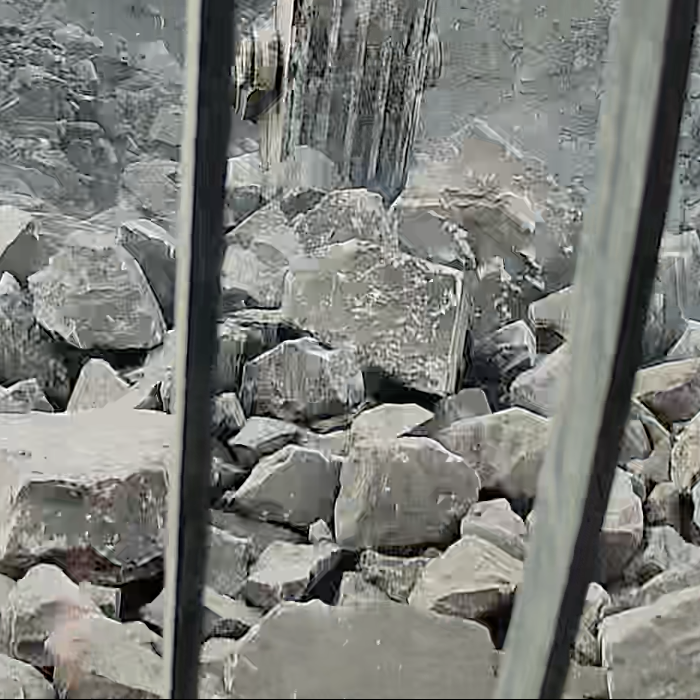
#> input picture images/selected_regions/181.png, 700 x 700 px, found by its file name
$ python pric_img.py
#> lines starting #> are read from the running program, lines starting #| are printed output that depends on the picture
#> in process_image, img is the input picture: shape (700, 700, 3); mean B, G, R 120.9, 125.4, 124
import cv2
import numpy as np
import os

def increase_contrast(img):
    """Повышает контрастность изображения через HSV."""
    # Конвертация в HSV и увеличение контраста V-канала
    hsv = cv2.cvtColor(img, cv2.COLOR_BGR2HSV)
#> hsv: shape (700, 700, 3); mean H, S, V 51.7, 17.9, 126.5
    h, s, v = cv2.split(hsv)
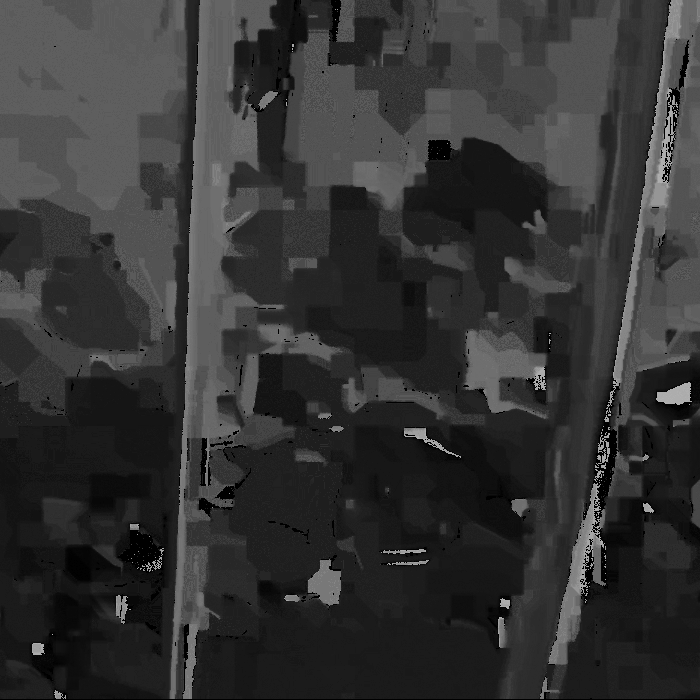
#> h: shape (700, 700); min 0, max 177, mean 51.7
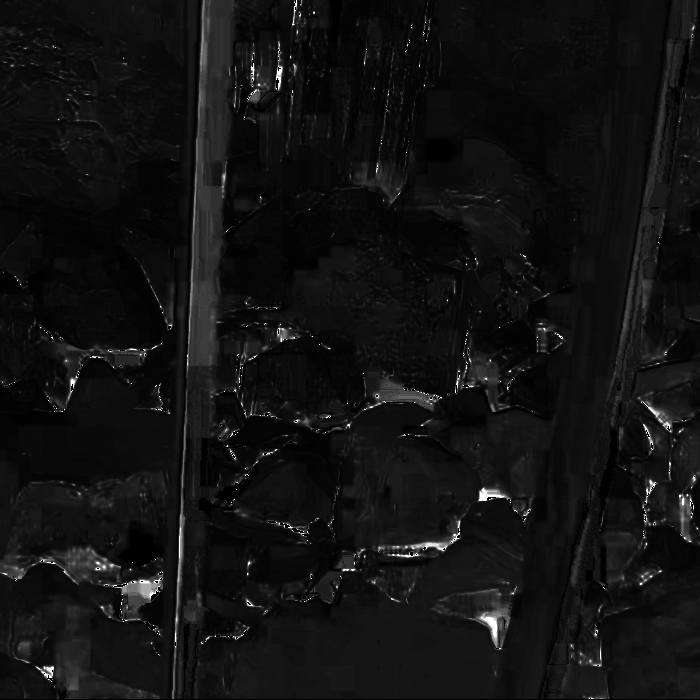
#> s: shape (700, 700); min 0, max 255, mean 17.9

    # Применение CLAHE (адаптивное повышение контраста)
    clahe = cv2.createCLAHE(clipLimit=2.0, tileGridSize=(8, 8))
    v = clahe.apply(v)
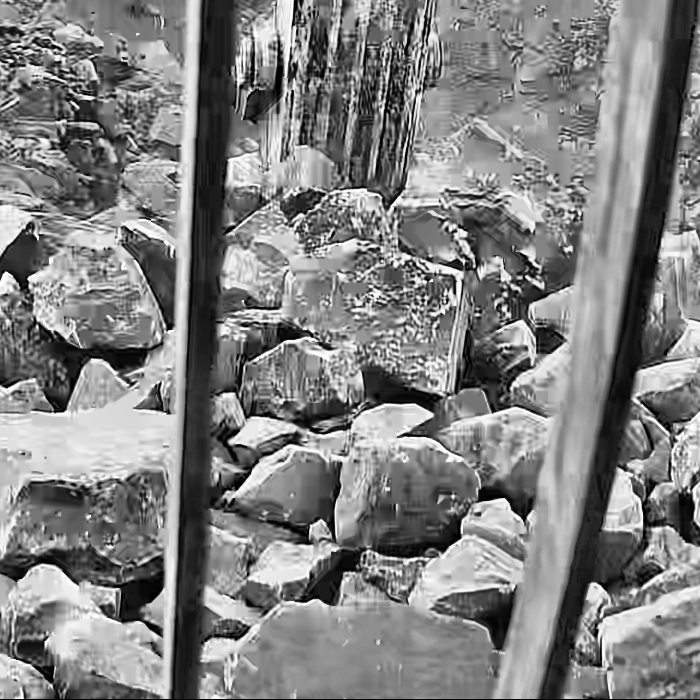
#> v: shape (700, 700); min 0, max 255, mean 129.2

    hsv = cv2.merge([h, s, v])
#> hsv: shape (700, 700, 3); mean H, S, V 51.7, 17.9, 129.2
    img_contrast = cv2.cvtColor(hsv, cv2.COLOR_HSV2BGR)
    return img_contrast

def apply_bilateral_filter(img, d=9, sigma_color=75, sigma_space=75):
    """Применяет билатериальный фильтр для сглаживания с сохранением границ."""
#> called with d = 9, sigma_color = 75, sigma_space = 75
    return cv2.bilateralFilter(img, d, sigma_color, sigma_space)

def process_image(input_path, output_dir):
    """Обрабатывает изображение: контраст + билатериальный фильтр."""
    # Проверяем существование директории, создаем если нужно
    os.makedirs(output_dir, exist_ok=True)

    # Загружаем изображение
    img = cv2.imread(input_path)
    if img is None:
        raise FileNotFoundError(f"Изображение по пути {input_path} не найдено.")

    # Увеличиваем контрастность
    contrasted_img = increase_contrast(img)

    # Сохраняем изображение с повышенной контрастностью
    base_name = os.path.splitext(os.path.basename(input_path))[0]
    contrast_path = os.path.join(output_dir, f"{base_name}_contrasted.jpg")
    cv2.imwrite(contrast_path, contrasted_img)
    print(f"Изображение с контрастом сохранено: {contrast_path}")

    # Применяем билатериальный фильтр
    filtered_img = apply_bilateral_filter(contrasted_img)

    # Сохраняем отфильтрованное изображение
    filtered_path = os.path.join(output_dir, f"{base_name}_bilateral.jpg")
    cv2.imwrite(filtered_path, filtered_img)
    print(f"Изображение после билатериального фильтра сохранено: {filtered_path}")

if __name__ == "__main__":
    # Пример использования (замените пути на свои)
    input_image_path = "images/selected_regions/181.png"  # Путь к исходному изображению
    output_directory = "proc_images"    # Директория для сохранения

    process_image(input_image_path, output_directory)

$ run again, with images/selected_regions/112.png copied over images/selected_regions/181.png
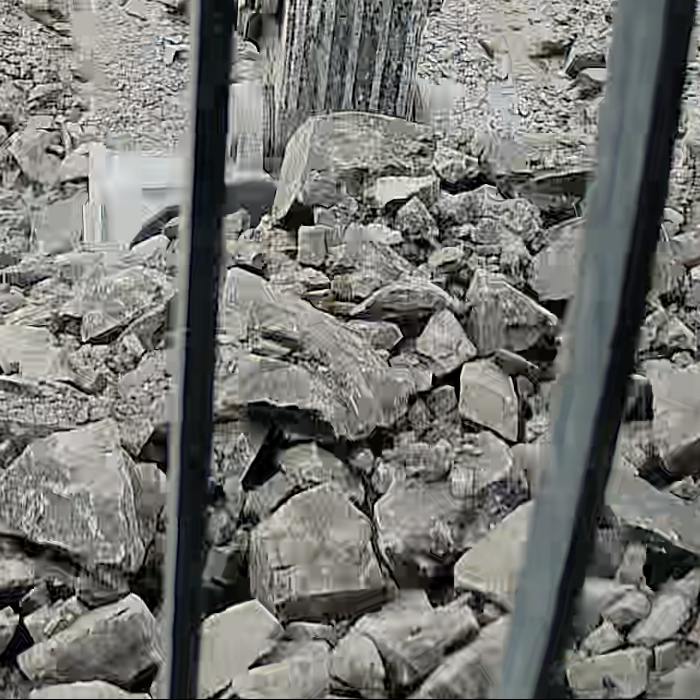
#> input picture images/selected_regions/112.png, 700 x 700 px, found by its file name
#> in process_image, img is the input picture: shape (700, 700, 3); mean B, G, R 113.5, 117.2, 117
#> in increase_contrast, `h, s, v = cv2.split(hsv)`:
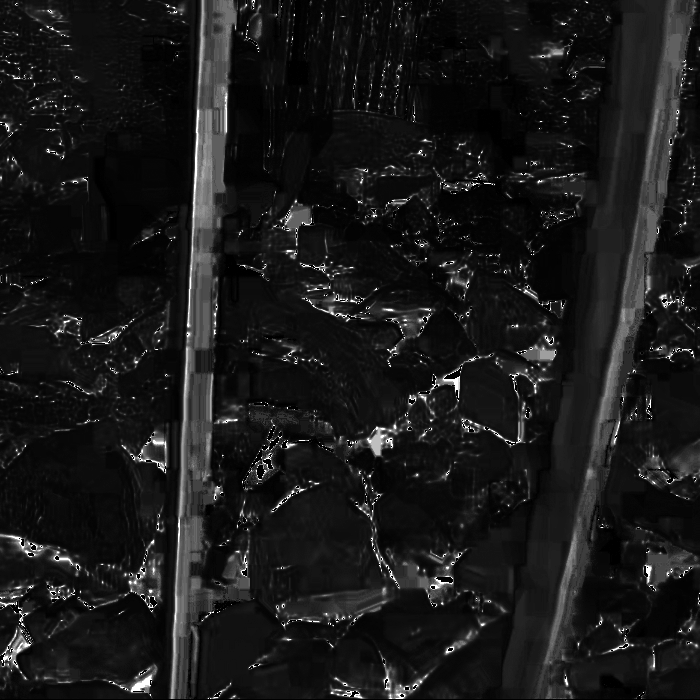
#> s: shape (700, 700); min 0, max 255, mean 25.4
#> in increase_contrast, `v = clahe.apply(v)`:
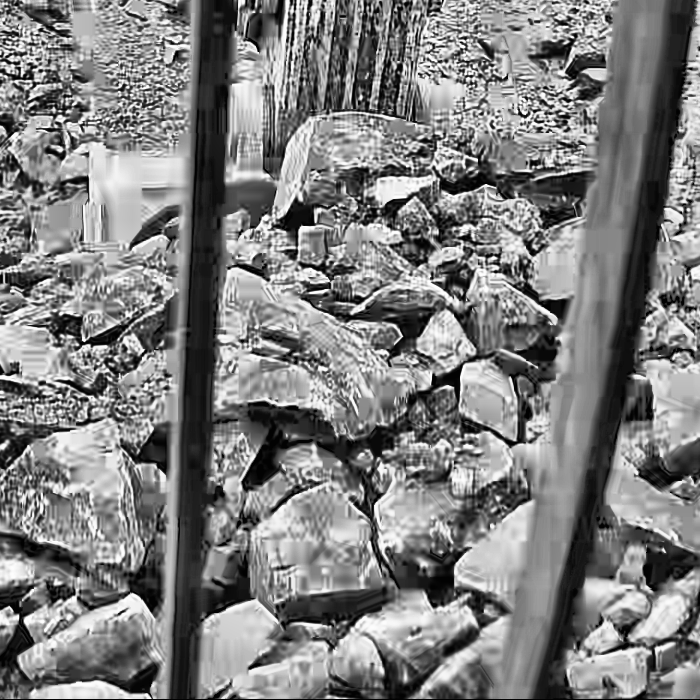
#> v: shape (700, 700); min 0, max 255, mean 127.2

$ run again, with images/selected_regions/113.png copied over images/selected_regions/181.png
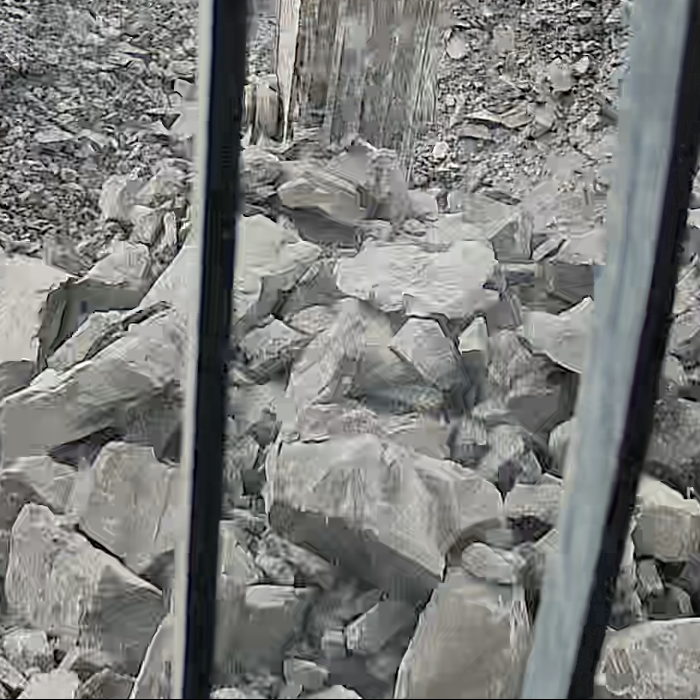
#> input picture images/selected_regions/113.png, 700 x 700 px, found by its file name
#> in process_image, img is the input picture: shape (700, 700, 3); mean B, G, R 123.3, 125.5, 124.6
#> in increase_contrast, `h, s, v = cv2.split(hsv)`:
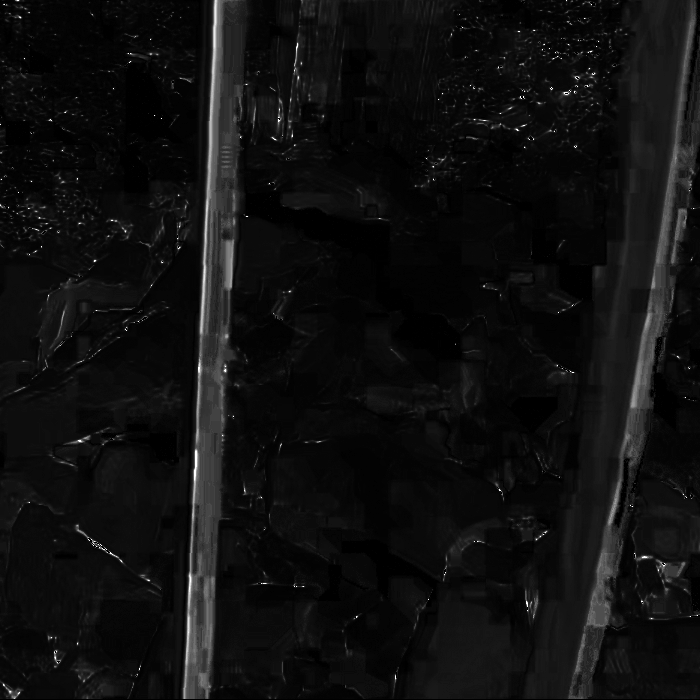
#> s: shape (700, 700); min 0, max 255, mean 15.4
#> in increase_contrast, `v = clahe.apply(v)`:
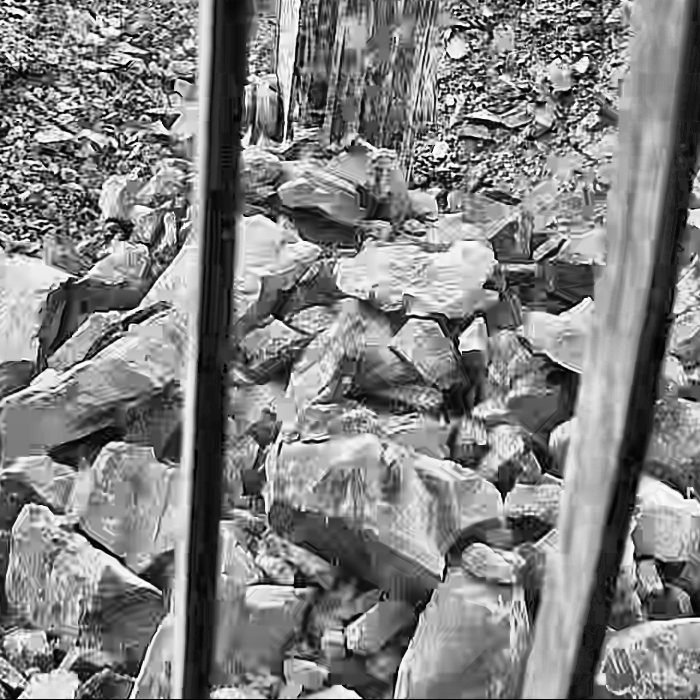
#> v: shape (700, 700); min 0, max 255, mean 129.3

$ run again, with images/selected_regions/116.png copied over images/selected_regions/181.png
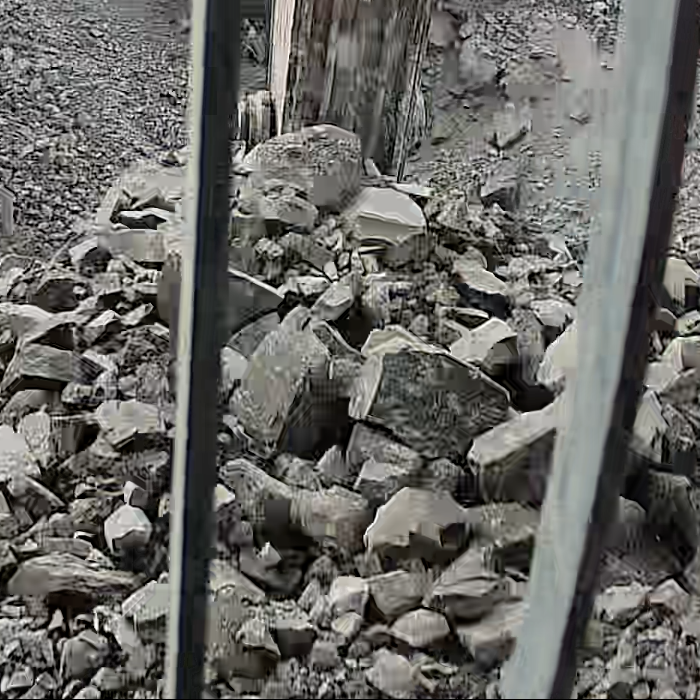
#> input picture images/selected_regions/116.png, 700 x 700 px, found by its file name
#> in process_image, img is the input picture: shape (700, 700, 3); mean B, G, R 100, 103.7, 104.3
#> in increase_contrast, `h, s, v = cv2.split(hsv)`:
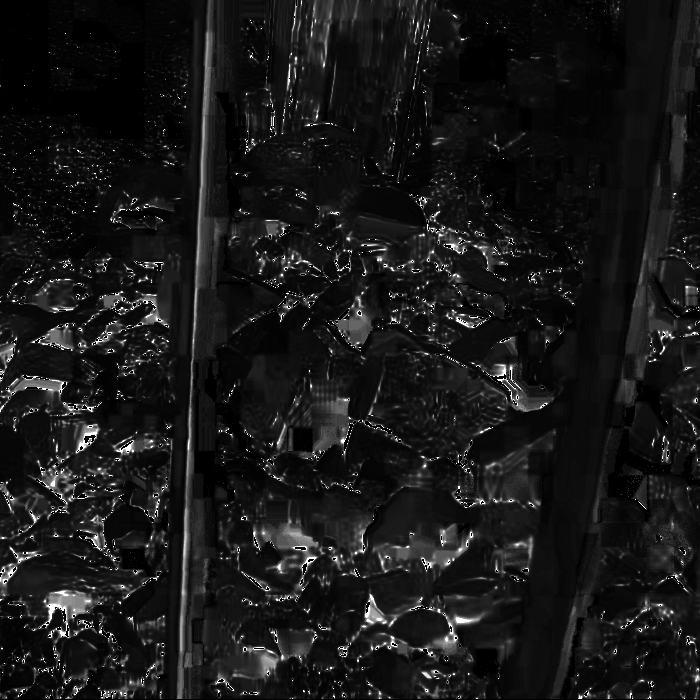
#> s: shape (700, 700); min 0, max 255, mean 24.1
#> in apply_bilateral_filter, `return cv2.bilateralFilter(img, d, sigma_color, sigma_space)`:
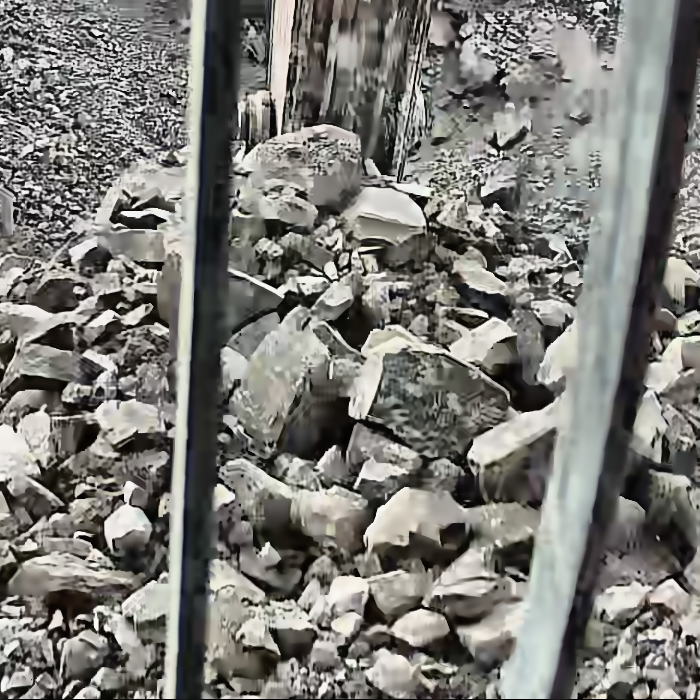
#> returned value: shape (700, 700, 3); mean of channels 0, 1, 2 118.5, 123, 124; drawn as B, G, R
